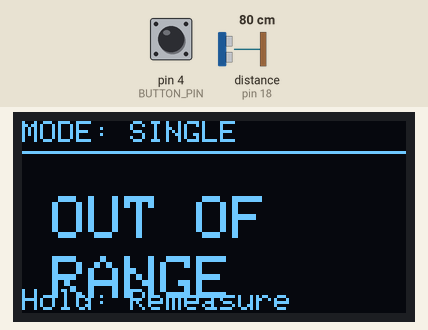
This sketch was run on a simulated Arduino Uno, built with avr-gcc and run on an emulated ATmega328P. On the bench: 128×64 one-colour display. Inputs (shaded band) come from the test bench; at power-on: pin 4 (BUTTON_PIN) HIGH, distance to the obstacle (sensor on pin 18) 80 cm. The echo pulse lasts 58.3 µs per cm.

Above: at 3.7 s.
3.8 s: pin 4 (BUTTON_PIN) pulled LOW for 0.15 s
At 4.4 s:
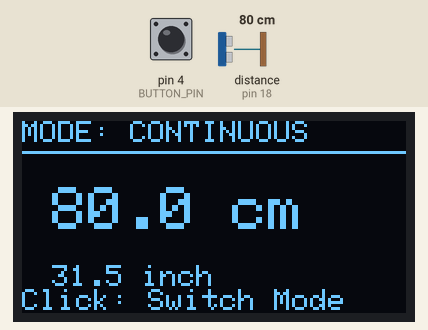
5.5 s: pin 4 (BUTTON_PIN) pulled LOW for 0.15 s
At 6.3 s:
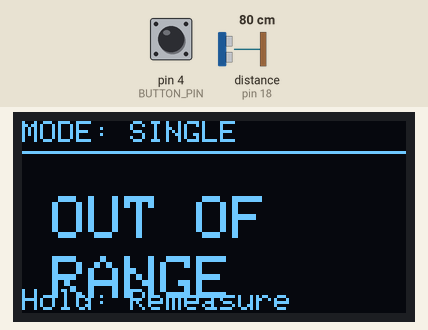
7.2 s: pin 4 (BUTTON_PIN) pulled LOW for 1 s
At 9.0 s:
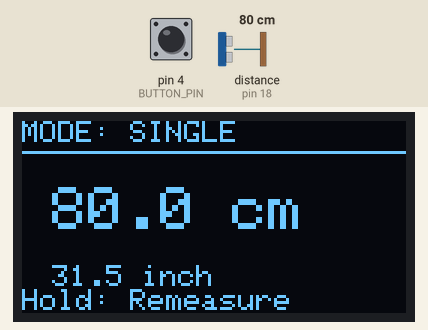
Timing chart, 0 to 10.5 s (numbered marks = the images above; inputs shaded):
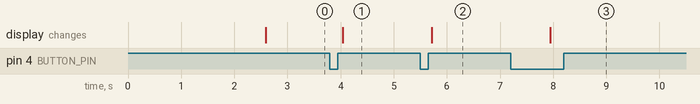

Measured:
- after the input at 3.8 s, the display: changes after 0.24 s (image 1)
- after the input at 5.5 s, the display: changes after 0.22 s (image 2)
- after the input at 7.2 s, the display: changes after 0.75 s (image 3)

The sketch:

iot_measuring_tape_Code.ino
```cpp
#include <Wire.h>
#include <Adafruit_GFX.h>
#include <Adafruit_SSD1306.h>

#define SCREEN_WIDTH 128
#define SCREEN_HEIGHT 64
#define OLED_RESET -1
Adafruit_SSD1306 display(SCREEN_WIDTH, SCREEN_HEIGHT, &Wire, OLED_RESET);

#define TRIG_PIN 5
#define ECHO_PIN 18
#define BUTTON_PIN 4

bool continuousMode = false;
float frozenDistance = 0;
bool hasFrozenReading = false;

unsigned long lastButtonChange = 0;
unsigned long buttonPressStart = 0;
bool buttonWasPressed = false;
bool longPressHandled = false;
const unsigned long debounceDelay = 50;
const unsigned long longPressDuration = 600;

void showSplash() {
  display.clearDisplay();
  display.setTextSize(2);
  display.setTextColor(SSD1306_WHITE);
  display.setCursor(10, 10);
  display.println("TechTadka");
  display.setCursor(30, 30);
  display.println("360");
  display.setTextSize(1);
  display.setCursor(15, 52);
  display.println("TECH . DIY . REPAIR");
  display.display();
  delay(2500);
}

float getDistanceCM() {
  digitalWrite(TRIG_PIN, LOW);
  delayMicroseconds(2);
  digitalWrite(TRIG_PIN, HIGH);
  delayMicroseconds(10);
  digitalWrite(TRIG_PIN, LOW);
  long duration = pulseIn(ECHO_PIN, HIGH, 30000);
  if (duration == 0) return -1;
  return duration * 0.0343 / 2;
}

void drawMeasurement(float distance, bool frozen) {
  display.clearDisplay();
  display.setTextSize(1);
  display.setCursor(0, 0);
  display.println(frozen ? "MODE: SINGLE" : "MODE: CONTINUOUS");
  display.drawLine(0, 10, 128, 10, SSD1306_WHITE);

  if (distance < 0) {
    display.setTextSize(2);
    display.setCursor(10, 25);
    display.println("OUT OF");
    display.setCursor(10, 45);
    display.println("RANGE");
  } else {
    display.setTextSize(2);
    display.setCursor(10, 22);
    display.print(distance, 1);
    display.println(" cm");

    float inches = distance / 2.54;
    display.setTextSize(1);
    display.setCursor(10, 48);
    display.print(inches, 1);
    display.println(" inch");
  }

  display.setCursor(0, 56);
  display.setTextSize(1);
  display.print(frozen ? "Hold: Remeasure" : "Click: Switch Mode");
  display.display();
}

void setup() {
  pinMode(TRIG_PIN, OUTPUT);
  pinMode(ECHO_PIN, INPUT);
  pinMode(BUTTON_PIN, INPUT_PULLUP);

  Wire.begin();
  display.begin(SSD1306_SWITCHCAPVCC, 0x3C);
  showSplash();
}

void loop() {
  bool buttonState = digitalRead(BUTTON_PIN) == LOW;
  unsigned long now = millis();

  if (buttonState != buttonWasPressed && now - lastButtonChange > debounceDelay) {
    lastButtonChange = now;
    buttonWasPressed = buttonState;

    if (buttonState) {
      buttonPressStart = now;
      longPressHandled = false;
    } else {
      unsigned long pressDuration = now - buttonPressStart;
      if (pressDuration < longPressDuration && !longPressHandled) {
        continuousMode = !continuousMode;
        hasFrozenReading = false;
      }
    }
  }

  if (buttonState && !longPressHandled && (now - buttonPressStart >= longPressDuration)) {
    if (!continuousMode) {
      frozenDistance = getDistanceCM();
      hasFrozenReading = true;
    }
    longPressHandled = true;
  }

  if (continuousMode) {
    float distance = getDistanceCM();
    drawMeasurement(distance, false);
    delay(150);
  } else {
    float distance = hasFrozenReading ? frozenDistance : -1;
    drawMeasurement(distance, true);
    delay(100);
  }
}
```
